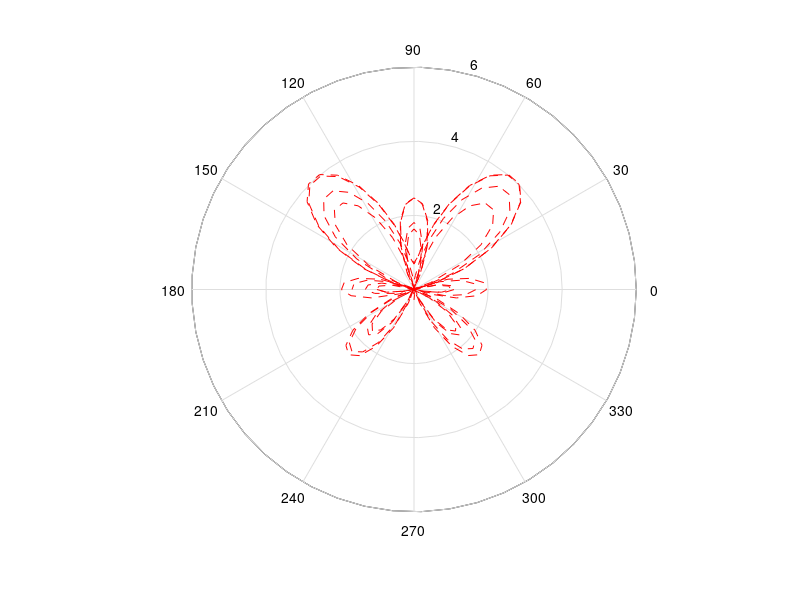

MATLAB code to generate this figure:
%% Problem 2.23
clc, clear

% theta
theta = 0:pi/32:pi*8;
% formula
r = exp(sin(theta))-2*cos(4*theta)-sin((2*theta-pi)/24).^5;
% plot for polar coordinate
polar(theta,r,'r--')